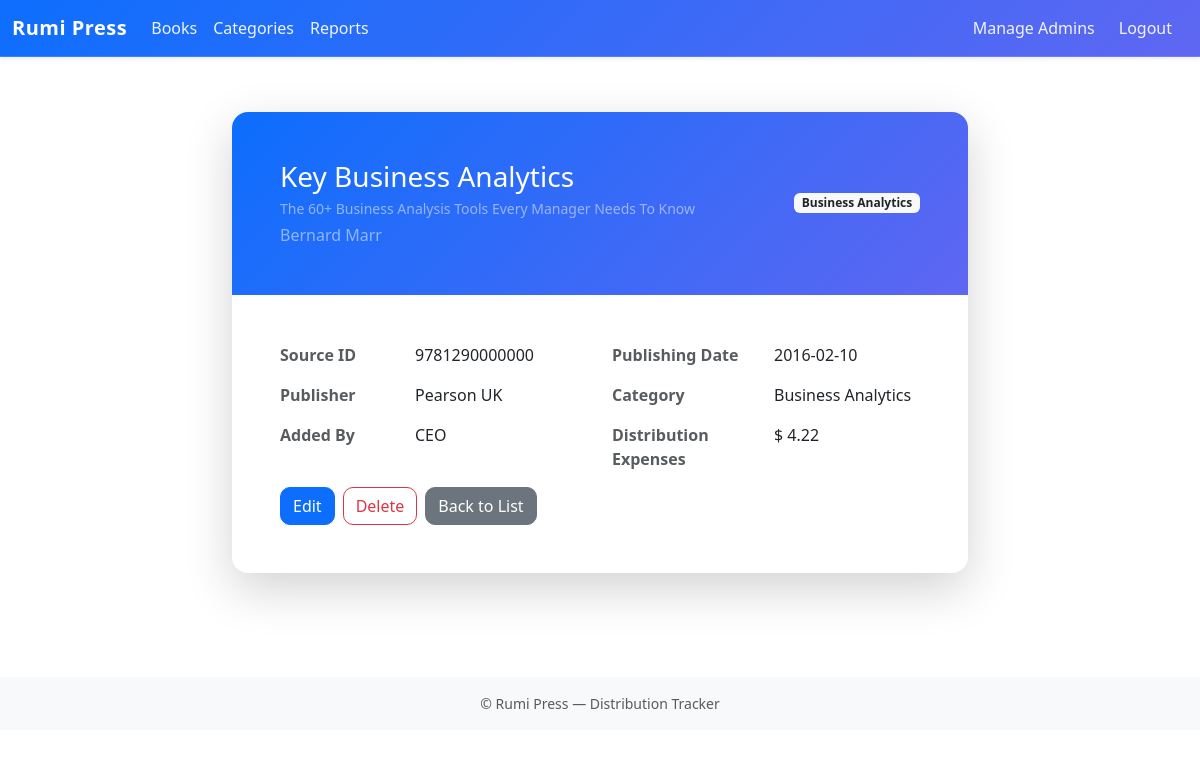
Page /distribution/books/3/ (signed in) on the committed database.
### distribution/models.py (models this page shows, shortened)
class Book(models.Model):
    source_id = models.CharField(max_length=64, null=True, blank=True, help_text="Original spreadsheet id / ISBN or source identifier")
    title = models.CharField(max_length=255)
    subtitle = models.CharField(max_length=500, null=True, blank=True)
    author = models.CharField(max_length=200)
    publisher = models.CharField(max_length=500, null=True, blank=True)
    publishing_date = models.DateField(null=True, blank=True)
    category = models.ForeignKey(Category, on_delete=models.PROTECT, related_name='books')
    distribution_expenses = models.DecimalField(max_digits=12, decimal_places=2, default=0)
    created_by = models.ForeignKey(settings.AUTH_USER_MODEL, null=True, blank=True, on_delete=models.SET_NULL)
    created_at = models.DateTimeField(auto_now_add=True)
    updated_at = models.DateTimeField(auto_now=True)
    class Meta:
        ordering = ['-publishing_date', 'title']

class Category(models.Model):
    name = models.CharField(max_length=100, unique=True)
    description = models.TextField(blank=True)
    created_by = models.ForeignKey(settings.AUTH_USER_MODEL, null=True, blank=True, on_delete=models.SET_NULL)
    class Meta:
        ordering = ['name']
        verbose_name_plural = "Categories"

### distribution/views.py (the view)
# urls.py: path("books/<int:pk>/", views.BookDetailView.as_view(), name="book_detail"),
class BookDetailView(LoginRequiredMixin, AuditLoggingMixin, DetailView):
    model = Book
    template_name = 'distribution/book_details.html'

### accounts/context_processors.py (called while the page is built)
def is_admin_flag(request):
    try:
        return { 'is_admin': is_admin(request.user) }
    except Exception:
        return { 'is_admin': False }

### accounts/mixins.py (called while the page is built)
def is_admin(user) -> bool:
    return user.is_authenticated and user.groups.filter(name="Admin").exists()

    def dispatch(self, request, *args, **kwargs):
        response = super().dispatch(request, *args, **kwargs)
        try:
            if request.user.is_authenticated and is_admin(request.user):
                action = "read" if request.method == "GET" else "update"
                model = self.model.__name__ if hasattr(self, "model") else self.__class__.__name__
                obj_id = ""
                if hasattr(self, "object") and getattr(self, "object", None):
                    obj_id = str(self.object.pk)
                AuditLog.objects.create(
                    actor=request.user,
                    action=action,
                    model=model,
                    object_id=obj_id,
                    details=f"path={request.path} method={request.method}",
                )
        except Exception:
            pass
        return response

### distribution/templates/distribution/book_details.html (shortened to what this page needs)
{% extends "base.html" %}
{% block content %}
<div class="container mt-4">
  <div class="row justify-content-center">
    <div class="col-md-10 col-lg-8">
      <div class="card border-0 rounded-4 shadow-lg mb-4">
        <div class="card-body p-0">
          <div class="bd-header bg-primary rounded-top-4 p-4 p-md-5">
            <div class="d-flex align-items-center justify-content-between">
              <div>
                <h3 class="mb-1 text-white">{{ object.title }}</h3>
                {% if object.subtitle %}
                <div class="text-white-50 small mb-1">{{ object.subtitle }}</div>
                {% endif %}
                <div class="text-white-50">{{ object.author }}</div>
              </div>
              <span class="badge bg-light text-dark">{{ object.category.name|title }}</span>
            </div>
          </div>
          <div class="p-4 p-md-5">
            <div class="row g-4 mb-3">
              <div class="col-md-6">
                <dl class="row g-3 mb-0">
                  <dt class="col-sm-5 text-muted">Source ID</dt>
                  <dd class="col-sm-7">{{ object.source_id|default:"—" }}</dd>
                  <dt class="col-sm-5 text-muted">Publisher</dt>
                  <dd class="col-sm-7">{{ object.publisher|default:"—" }}</dd>
                  <dt class="col-sm-5 text-muted">Added By</dt>
                  <dd class="col-sm-7">{{ object.created_by|default:"—" }}</dd>
                </dl>
              </div>
              <div class="col-md-6">
                <dl class="row g-3 mb-0">
                  <dt class="col-sm-6 text-muted">Publishing Date</dt>
                  <dd class="col-sm-6">{{ object.publishing_date|date:"Y-m-d"|default:"—" }}</dd>
                  <dt class="col-sm-6 text-muted">Category</dt>
                  <dd class="col-sm-6">{{ object.category.name|title|default:"—" }}</dd>
                  <dt class="col-sm-6 text-muted">Distribution Expenses</dt>
                  <dd class="col-sm-6">$ {{ object.distribution_expenses|floatformat:2 }}</dd>
                </dl>
              </div>
            </div>
            <div class="d-flex gap-2">
              <a class="btn btn-primary" href="{% url 'distribution:book_edit' object.pk %}">Edit</a>
              <a class="btn btn-outline-danger" href="{% url 'distribution:book_delete' object.pk %}">Delete</a>
              <a class="btn btn-secondary" href="{% url 'distribution:book_list' %}">Back to List</a>
            </div>
          </div>
        </div>
      </div>
    </div>
  </div>
</div>
{% endblock %}

### distribution/static/distribution/css/site.css (style rules this page uses)
:root { --rp-accent: #0d6efd; --rp-border: #dee2e6; --rp-muted: #6c757d; }
dl.row.g-3 dt { font-weight: 600; }
dl.row.g-3 dd { margin-bottom: 0; }
.bd-header { background: linear-gradient(135deg, rgba(13,110,253,.95), rgba(99,102,241,.95)); }
.rp-main .card { border-radius: 16px; border: none; box-shadow: 0 8px 24px rgba(0,0,0,.06); }
.rp-main .btn { border-radius: 10px; }

### rumipress/templates/base.html (style rules this page uses)
body { padding-top:72px; }

### rows in the picture
Book: title "Key Business Analytics", subtitle "The 60+ Business Analysis Tools Every Manager Needs To Know", author "Bernard Marr", category.name "Business Analytics", source_id "9781290000000", publisher "Pearson UK", created_by "CEO", publishing_date "2016-02-10", distribution_expenses "4.22"
